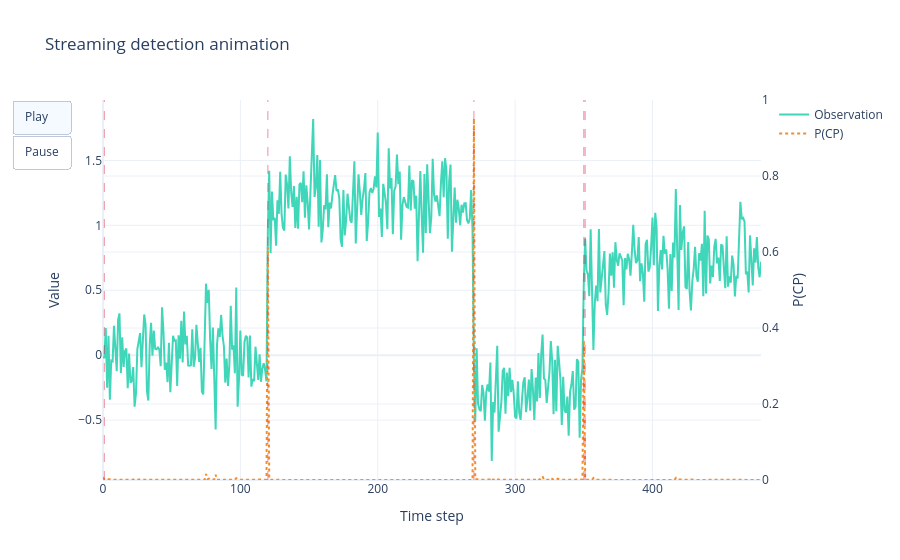

Notebook source saved alongside this figure:
### Markdown cell above
## 8. Animated streaming view

The animation below replays the series sample by sample. Orange markers indicate
``OnlineChangeDetector`` alerts.

### Code cell
num_points = len(df)
frame_step = 10  # only render every Nth point for lighter notebook

frames = []
for idx in range(frame_step, num_points + 1, frame_step):
    subset = df.iloc[:idx]
    frame = go.Frame(
        data=[
            go.Scatter(x=subset["t"], y=subset["value"], mode="lines", name="Observation"),
            go.Scatter(x=subset["t"], y=subset["cp_prob_stream"], mode="lines", name="P(CP)", yaxis="y2"),
        ],
        name=str(idx),
    )
    frames.append(frame)

anim_fig = go.Figure(
    data=[
        go.Scatter(x=df.iloc[:1]["t"], y=df.iloc[:1]["value"], mode="lines", name="Observation", line=dict(color="#40d6b9", width=2)),
        go.Scatter(x=df.iloc[:1]["t"], y=df.iloc[:1]["cp_prob_stream"], mode="lines", name="P(CP)", line=dict(color="#F28E2B", width=2, dash="dot"), yaxis="y2"),
    ],
    layout=go.Layout(
        title="Streaming detection animation",
        xaxis=dict(title="Time step"),
        yaxis=dict(title="Value"),
        yaxis2=dict(title="P(CP)", overlaying="y", side="right", range=[0, 1]),
        template="plotly_white",
        updatemenus=[
            {
                "type": "buttons",
                "buttons": [
                    {"label": "Play", "method": "animate", "args": [None, {"frame": {"duration": 200, "redraw": True}, "fromcurrent": True}]},
                    {"label": "Pause", "method": "animate", "args": [[None], {"frame": {"duration": 0}, "mode": "immediate", "transition": {"duration": 0}}]},
                ],
            }
        ],
        height=420,
    ),
    frames=frames,
)

for event_idx in changepoint_events:
    anim_fig.add_vline(x=df.loc[event_idx, "t"], line=dict(color="crimson", dash="dash", width=1.2), opacity=0.4)

anim_fig

### Figure 1 — Plotly figure (JSON) as saved in the notebook; plotly's stock layout.template omitted (floating-point values rounded to 4 significant figures; data arrays with more than 128 entries replaced by an {"elided": "..."} marker saying what was removed)
{"data": [{"line": {"color": "#40d6b9", "width": 2}, "mode": "lines", "name": "Observation", "type": "scatter", "x": {"elided": "480 int values"}, "y": {"elided": "480 float values"}}, {"line": {"color": "#F28E2B", "dash": "dot", "width": 2}, "mode": "lines", "name": "P(CP)", "type": "scatter", "x": {"elided": "480 int values"}, "y": {"elided": "480 float values"}, "yaxis": "y2"}], "layout": {"autosize": true, "shapes": [{"line": {"color": "crimson", "dash": "dash", "width": 1.2}, "opacity": 0.4, "type": "line", "x0": 1, "x1": 1, "xref": "x", "y0": 0, "y1": 1, "yref": "y domain"}, {"line": {"color": "crimson", "dash": "dash", "width": 1.2}, "opacity": 0.4, "type": "line", "x0": 120, "x1": 120, "xref": "x", "y0": 0, "y1": 1, "yref": "y domain"}, {"line": {"color": "crimson", "dash": "dash", "width": 1.2}, "opacity": 0.4, "type": "line", "x0": 270, "x1": 270, "xref": "x", "y0": 0, "y1": 1, "yref": "y domain"}, {"line": {"color": "crimson", "dash": "dash", "width": 1.2}, "opacity": 0.4, "type": "line", "x0": 350, "x1": 350, "xref": "x", "y0": 0, "y1": 1, "yref": "y domain"}, {"line": {"color": "crimson", "dash": "dash", "width": 1.2}, "opacity": 0.4, "type": "line", "x0": 351, "x1": 351, "xref": "x", "y0": 0, "y1": 1, "yref": "y domain"}], "title": {"text": "Streaming detection animation"}, "updatemenus": [{"active": 0, "buttons": [{"args": [null, {"frame": {"duration": 200, "redraw": true}, "fromcurrent": true}], "label": "Play", "method": "animate"}, {"args": [[null], {"frame": {"duration": 0}, "mode": "immediate", "transition": {"duration": 0}}], "label": "Pause", "method": "animate"}], "type": "buttons"}], "xaxis": {"autorange": true, "range": [0, 469], "title": {"text": "Time step"}, "type": "linear"}, "yaxis": {"autorange": true, "range": [-0.961, 1.965], "title": {"text": "Value"}, "type": "linear"}, "yaxis2": {"overlaying": "y", "range": [0, 1], "side": "right", "title": {"text": "P(CP)"}, "type": "linear"}}}
